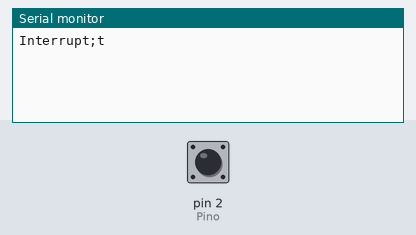
The sketch below on a simulated Arduino Uno, built with avr-gcc and run on an emulated ATmega328P. Shown: the last lines printed to the serial monitor. The test bench sets the inputs (shaded band); at power-on: pin 2 (Pino) HIGH.

Above: at 1.2 s.
1.3 s: pin 2 (Pino) pulled LOW for 0.15 s
At 2.6 s:
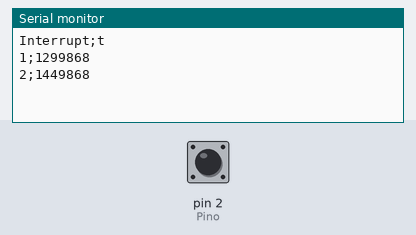
2.9 s: pin 2 (Pino) pulled LOW for 1 s
At 5.1 s:
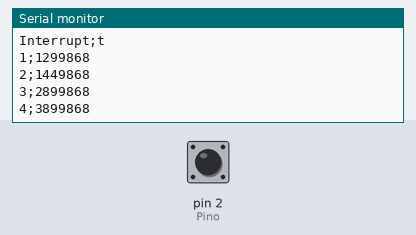
5.4 s: pin 2 (Pino) pulled LOW for 0.15 s
At 5.9 s:
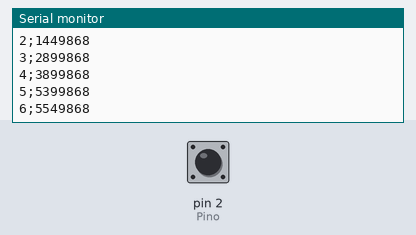

Measured:
- after the input at 1.3 s, the serial monitor: prints a new line at once (image 1)
- after the input at 2.9 s, the serial monitor: prints a new line at once (image 2)
- after the input at 5.4 s, the serial monitor: prints a new line at once (image 3)

The sketch:

CodigoArduinoLabFinal.ino
```cpp
const byte Pino = 2;
byte flag = 0;
volatile unsigned long t = 0;

int n =1;
void setup() {
Serial.begin(9600); // setup serial
pinMode(Pino, INPUT_PULLUP);
attachInterrupt(digitalPinToInterrupt(Pino),inputISR1, CHANGE);
Serial.print("Interrupt");
Serial.print(";");
Serial.println("t");
}
void loop() {
//int rawTemp;
if(flag == 1){
Serial.print(n);
Serial.print(";");
Serial.println(t);
flag = 0;
n = n+1;
delay(70);
}
}
/*INTERRUPCIonN*/
void inputISR1() {
t = micros();
flag = 1;
}
```
